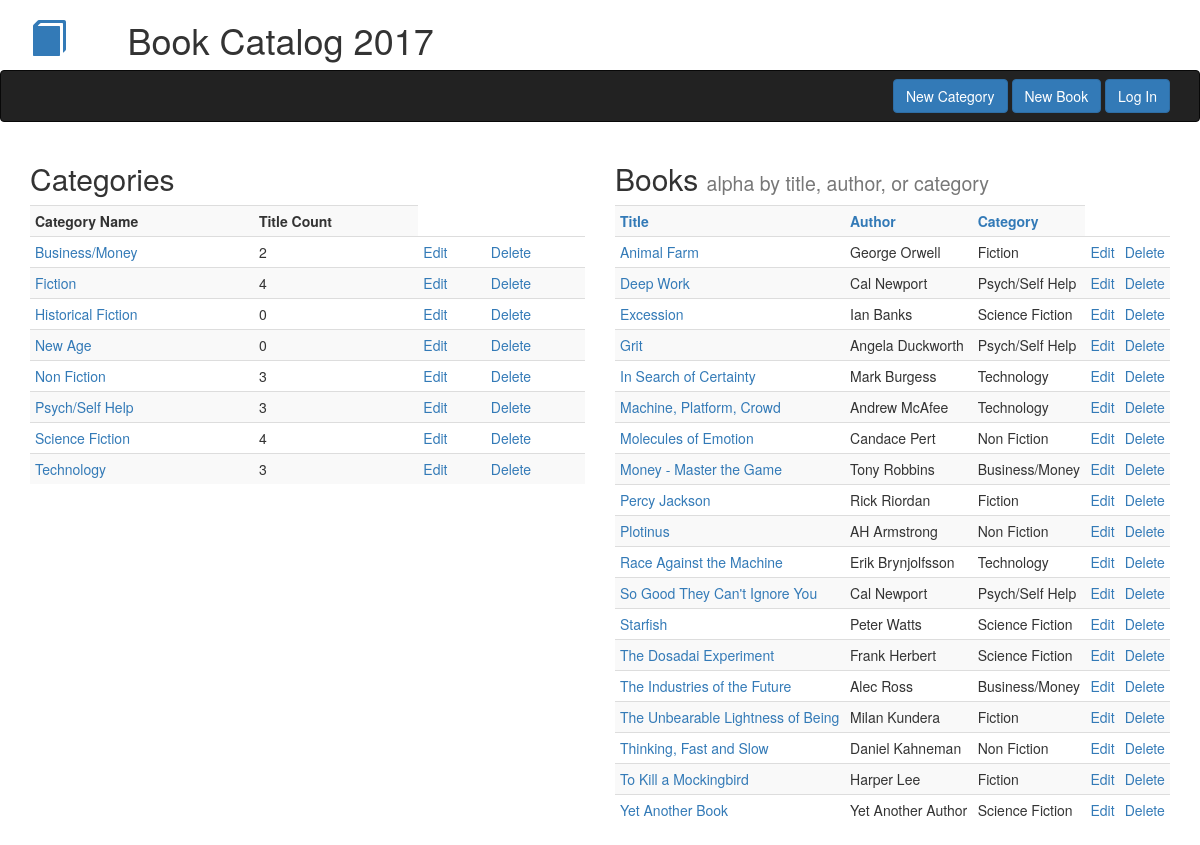
The page / on the database its author committed.
### db_setup.py (models this page shows, shortened)
class Category(Base):
    __tablename__ = 'category'
    name = Column(String(80), nullable = False)
    id = Column(Integer, primary_key = True)

class Book(Base):
    __tablename__ = 'book'
    title = Column(String(80), nullable = False)
    id = Column(Integer, primary_key = True)
    subtitle = Column(String(250))
    author = Column(String(250), nullable = False)
    author2 = Column(String(250))
    description = Column(String(250))
    category_id = Column(Integer, ForeignKey('category.id'))
    category = relationship(Category)

### catalog.py (the view)
@app.route('/')
def indexPage():
    books = session.query(Book).order_by(Book.title)
    category_counts = (
        session.query(Category.name, Category.id, func.count(Book.title).label("count"))
        .outerjoin(Book, Category.id == Book.category_id)
        .group_by(Category.id)
        .order_by(Category.name)
        )
    return render_template('index.html',books = books, category_counts = category_counts)

### templates/index.html (shortened to what this page needs)
{% extends 'bootstrap/base.html' %}
{% block navbar %}{% include 'header_nav.html' %}{% endblock %}
{% block content %}
<div class='container'>
    <div class='row'>
        <div class='col-md-6'>
            <h2>Categories</h2>
            <table class='table table-striped table-condensed'>
            <th>Category Name</th><th>Title Count</th>
            {% for category in category_counts %}
                <tr><td><a href="{{ url_for('listBooksByCategory', category_id = category.id) }}">{{ category.name }}</a></td><td>{{ category.count }}<td><a href="{{ url_for('editCategory', category_id = category.id) }}"> Edit</a></td><td><a href="{{ url_for('deleteCategory', category_id = category.id) }}"> Delete</a></td></tr>
            {% endfor %}
            </table>
        </div>
        <div class='col-md-6'>
            <h2>Books <small>alpha by title, author, or category</small></h2>
            <table class='table table-striped table-condensed'>
            <th><a href="{{ url_for('indexPage') }}">Title</a></th><th><a href="{{ url_for('indexAuthorSorted') }}">Author</a></th><th><a href="{{ url_for('indexCategorySorted') }}">Category</a></th>
            {% for book in books %}
                <tr><td><a href="{{ url_for('singleBook', book_id = book.id) }}">{{ book.title }}</a></td><td>{{ book.author }}</td>
                {% for category in category_counts %}
                    {%  if category.id == book.category_id %}
                        <td>{{ category.name }}</td>
                    {% endif %}
                {% endfor %}
                <td><a href="{{ url_for('editBook', book_id = book.id) }}">Edit</a></td><td><a href="{{ url_for('deleteBook', book_id = book.id) }}">Delete</a></td></tr>
            {% endfor %}
            </table>
        </div>
    </div>
</div>
{% endblock %}

### rows shown on the page
Category: name "Business/Money", count "2"
Category: name "Fiction", count "4"
Category: name "Historical Fiction", count "0"
Category: name "New Age", count "0"
Category: name "Non Fiction", count "3"
Category: name "Psych/Self Help", count "3"
Category: name "Science Fiction", count "4"
Category: name "Technology", count "3"
Book: title "Animal Farm", author "George Orwell"
Book: title "Deep Work", author "Cal Newport"
Book: title "Excession", author "Ian Banks"
Book: title "Grit", author "Angela Duckworth"
Book: title "In Search of Certainty", author "Mark Burgess"
Book: title "Machine, Platform, Crowd", author "Andrew McAfee"
Book: title "Molecules of Emotion", author "Candace Pert"
Book: title "Money - Master the Game", author "Tony Robbins"
Book: title "Percy Jackson", author "Rick Riordan"
Book: title "Plotinus", author "AH Armstrong"
Book: title "Race Against the Machine", author "Erik Brynjolfsson"
Book: title "So Good They Can't Ignore You", author "Cal Newport"
Book: title "Starfish", author "Peter Watts"
Book: title "The Dosadai Experiment", author "Frank Herbert"
Book: title "The Industries of the Future", author "Alec Ross"
Book: title "The Unbearable Lightness of Being", author "Milan Kundera"
Book: title "Thinking, Fast and Slow", author "Daniel Kahneman"
Book: title "To Kill a Mockingbird", author "Harper Lee"
Book: title "Yet Another Book", author "Yet Another Author"
